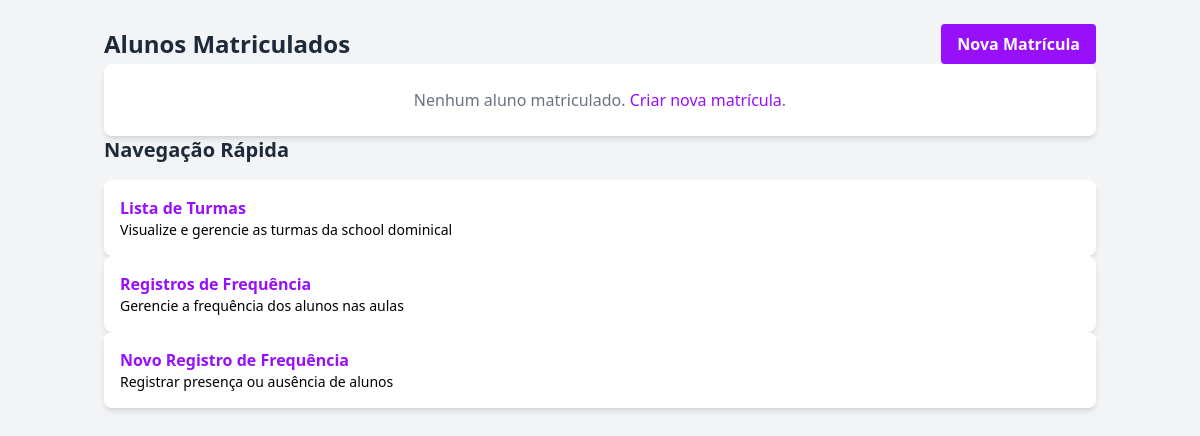
The page /escola/alunos/ on the database as committed earlier.
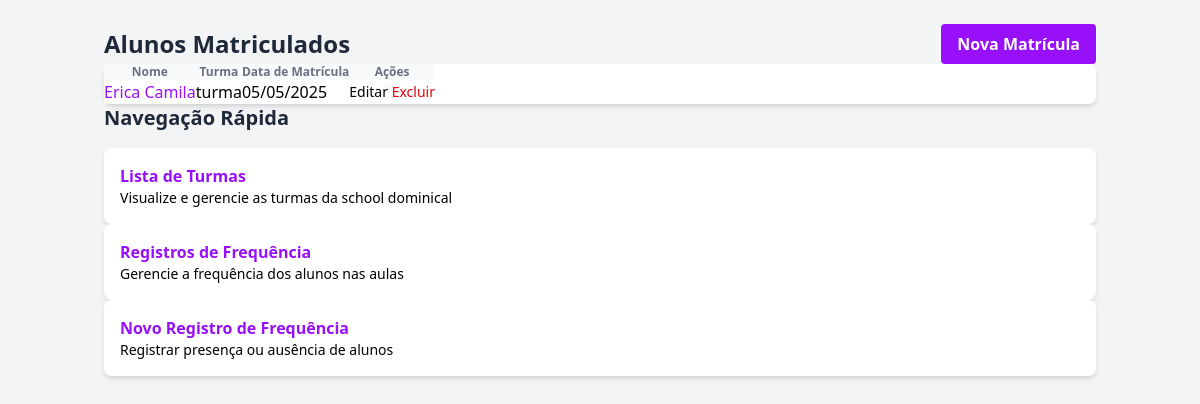
The same page on the database as committed later.
### school/models.py (models this page shows, shortened)
class Student(models.Model):
    member = models.ForeignKey(Member, on_delete=models.CASCADE, related_name="student_enrollments", verbose_name="Membro (Aluno)")
    school_class = models.ForeignKey(SchoolClass, on_delete=models.CASCADE, related_name="students", verbose_name="Turma")
    enrollment_date = models.DateField(auto_now_add=True, verbose_name="Data de Matrícula")
    created_at = models.DateTimeField(auto_now_add=True, verbose_name="Criado em")
    updated_at = models.DateTimeField(auto_now=True, verbose_name="Atualizado em")
    class Meta:
        verbose_name = "Aluno"
        verbose_name_plural = "Alunos"
        unique_together = [("member", "school_class")] # Um membro só pode estar em uma turma uma vez?
        ordering = ["school_class", "member__name"]

class SchoolClass(models.Model):
    name = models.CharField(max_length=255, verbose_name="Nome da Turma")
    description = models.TextField(blank=True, null=True, verbose_name="Descrição")
    teacher = models.ForeignKey(Member, on_delete=models.SET_NULL, null=True, blank=True, related_name="taught_classes", verbose_name="Professor")
    room = models.CharField(max_length=100, blank=True, null=True, verbose_name="Sala")
    schedule = models.CharField(max_length=255, blank=True, null=True, verbose_name="Horário")
    max_students = models.PositiveIntegerField(blank=True, null=True, verbose_name="Máximo de Alunos")
    created_at = models.DateTimeField(auto_now_add=True, verbose_name="Criado em")
    updated_at = models.DateTimeField(auto_now=True, verbose_name="Atualizado em")
    class Meta:
        verbose_name = "Turma da Escola Dominical"
        verbose_name_plural = "Turmas da Escola Dominical"
        ordering = ["name"]

### members/models.py (models this page shows, shortened)
class Member(models.Model):
    MEMBER_TYPE_CHOICES = [
        ("membro", "Membro"),
        ("visitante", "Visitante"),
        ("obreiro", "Obreiro"),
    ]
    GENDER_CHOICES = [
        ("M", "Masculino"),
        ("F", "Feminino"),
        ("O", "Outro"),
    ]
    MARITAL_STATUS_CHOICES = [
        ("solteiro", "Solteiro(a)"),
        ("casado", "Casado(a)"),
        ("divorciado", "Divorciado(a)"),
        ("viuvo", "Viúvo(a)"),
    ]
    STATUS_CHOICES = [
        ("ativo", "Ativo"),
        ("inativo", "Inativo"),
        ("transferido", "Transferido"),
        ("disciplina", "Em Disciplina"),
        ("visitante", "Visitante"),
    ]
    user = models.OneToOneField(settings.AUTH_USER_MODEL, on_delete=models.SET_NULL, null=True, blank=True, verbose_name="Usuário do Sistema")
    name = models.CharField(max_length=255, verbose_name="Nome Completo")
    birth_date = models.DateField(null=True, blank=True, verbose_name="Data de Nascimento")
    gender = models.CharField(max_length=10, choices=GENDER_CHOICES, null=True, blank=True, verbose_name="Sexo")
    marital_status = models.CharField(max_length=15, choices=MARITAL_STATUS_CHOICES, null=True, blank=True, verbose_name="Estado Civil")
    address = models.TextField(blank=True, null=True, verbose_name="Endereço")
    phone = models.CharField(max_length=20, blank=True, null=True, verbose_name="Telefone")
    email = models.EmailField(blank=True, null=True, verbose_name="Email")
    baptism_date = models.DateField(null=True, blank=True, verbose_name="Data de Batismo")
    join_date = models.DateField(blank=True, null=True, verbose_name="Data de Ingresso")
    origin_church = models.CharField(max_length=255, blank=True, null=True, verbose_name="Igreja de Origem")
    member_type = models.CharField(max_length=50, choices=MEMBER_TYPE_CHOICES, default="membro", verbose_name="Tipo de Membro") # Pode ser redundante com role
    role = models.CharField(max_length=100, blank=True, null=True, verbose_name="Cargo/Função")
    status = models.CharField(max_length=15, choices=STATUS_CHOICES, default="ativo", verbose_name="Status")
    church = models.ForeignKey(Church, on_delete=models.SET_NULL, null=True, blank=True, related_name="members", verbose_name="Igreja Atual")
    photo = models.ImageField(upload_to='member_photos/', null=True, blank=True, verbose_name="Foto")
    notes = models.TextField(blank=True, null=True, verbose_name="Observações")
    created_at = models.DateTimeField(auto_now_add=True, verbose_name="Criado em")
    updated_at = models.DateTimeField(auto_now=True, verbose_name="Atualizado em")
    class Meta:
        verbose_name = "Membro"
        verbose_name_plural = "Membros"
        ordering = ["name"]

### school/views.py (the view)
# urls.py: path("alunos/", views.student_list, name="student_list"), # Pode ser acessado com ?class_pk=ID
def student_list(request):
    class_pk = request.GET.get("class_pk")
    students = Student.objects.all().select_related("member", "school_class").order_by("school_class__name", "member__name")
    school_class = None
    if class_pk:
        school_class = get_object_or_404(SchoolClass, pk=class_pk)
        students = students.filter(school_class=school_class)
    return render(request, "schools/student_list.html", {
        "students": students,
        "school_class": school_class, # Pass class to template if filtered
        "active_menu": "school",
    })

### school/templates/schools/student_list.html (shortened to what this page needs)
{% extends 'core/base.html' %}
{% load static %}
{% block content %}
<div class="container mx-auto px-4 py-6">
    <div class="flex justify-between items-center mb-6">
        <h1 class="text-2xl font-bold text-gray-800">Alunos Matriculados</h1>
        <a href="{% url 'school:student_create' %}" class="bg-purple-600 hover:bg-purple-700 text-white font-bold py-2 px-4 rounded">
            Nova Matrícula
        </a>
    </div>
    <div class="bg-white shadow-md rounded-lg overflow-hidden">
        {% if students %}
        <table class="min-w-full divide-y divide-gray-200">
            <thead class="bg-gray-50">
                <tr>
                    <th scope="col" class="px-6 py-3 text-left text-xs font-medium text-gray-500 uppercase tracking-wider">Nome</th>
                    <th scope="col" class="px-6 py-3 text-left text-xs font-medium text-gray-500 uppercase tracking-wider">Turma</th>
                    <th scope="col" class="px-6 py-3 text-left text-xs font-medium text-gray-500 uppercase tracking-wider">Data de Matrícula</th>
                    <th scope="col" class="px-6 py-3 text-left text-xs font-medium text-gray-500 uppercase tracking-wider">Ações</th>
                </tr>
            </thead>
            <tbody class="bg-white divide-y divide-gray-200">
                {% for student in students %}
                <tr>
                    <td class="px-6 py-4 whitespace-nowrap">
                        <a href="{% url 'school:student_detail' student.pk %}" class="text-purple-600 hover:text-purple-900">{{ student.member.name }}</a>
                    </td>
                    <td class="px-6 py-4 whitespace-nowrap">{{ student.school_class.name }}</td>
                    <td class="px-6 py-4 whitespace-nowrap">{{ student.enrollment_date|date:"d/m/Y" }}</td>
                    <td class="px-6 py-4 whitespace-nowrap text-sm font-medium">
                        <a href="{% url 'school:student_update' student.pk %}" class="text-indigo-600 hover:text-indigo-900 mr-3">Editar</a>
                        <a href="{% url 'school:student_delete' student.pk %}" class="text-red-600 hover:text-red-900">Excluir</a>
                    </td>
                </tr>
                {% endfor %}
            </tbody>
        </table>
        {% else %}
        <div class="p-6 text-center text-gray-500">
            Nenhum aluno matriculado. <a href="{% url 'school:student_create' %}" class="text-purple-600 hover:text-purple-900">Criar nova matrícula</a>.
        </div>
        {% endif %}
    </div>
    <div class="mt-8">
        <div class="flex justify-between items-center mb-4">
            <h2 class="text-xl font-bold text-gray-800">Navegação Rápida</h2>
        </div>
        <div class="grid grid-cols-1 md:grid-cols-3 gap-4">
            <a href="{% url 'school:school_class_list' %}" class="bg-white p-4 rounded-lg shadow-md hover:shadow-lg transition-shadow">
                <h3 class="font-semibold text-purple-600">Lista de Turmas</h3>
                <p class="text-gray-600 text-sm mt-1">Visualize e gerencie as turmas da school dominical</p>
            </a>
            <a href="{% url 'school:attendance_list' %}" class="bg-white p-4 rounded-lg shadow-md hover:shadow-lg transition-shadow">
                <h3 class="font-semibold text-purple-600">Registros de Frequência</h3>
                <p class="text-gray-600 text-sm mt-1">Gerencie a frequência dos alunos nas aulas</p>
            </a>
            <a href="{% url 'school:attendance_create' %}" class="bg-white p-4 rounded-lg shadow-md hover:shadow-lg transition-shadow">
                <h3 class="font-semibold text-purple-600">Novo Registro de Frequência</h3>
                <p class="text-gray-600 text-sm mt-1">Registrar presença ou ausência de alunos</p>
            </a>
        </div>
    </div>
</div>
{% endblock %}

Rows that differ between the two databases and show on the page:
added Student: member.name "Erica Camila", school_class.name "turma", enrollment_date "05/05/2025"
Other text that changed with them:
text no longer shown: "Nenhum aluno matriculado. Criar nova matrícula ."
text now shown: "Nome Turma Data de Matrícula Ações"
